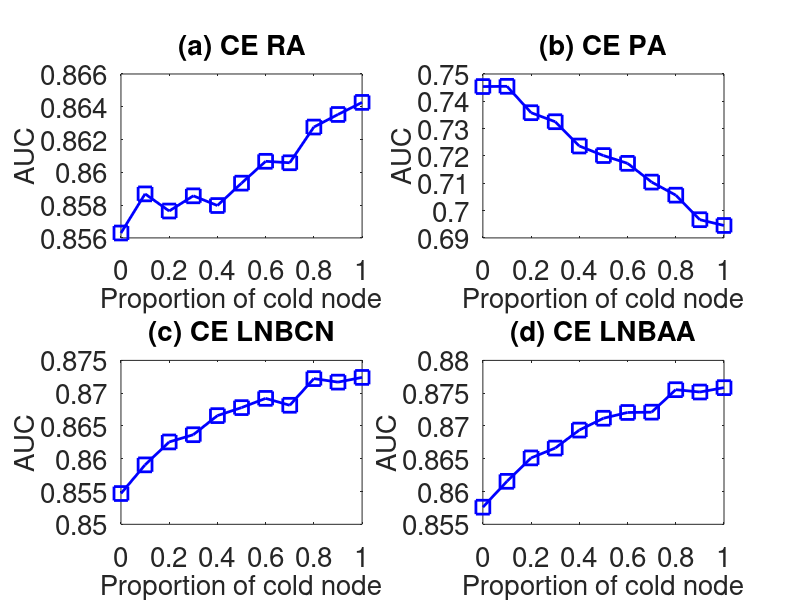

MATLAB code for this plot:
subplot(2,2,1);
x=0:0.1:1;
y=[0.8562989	0.8586854	0.8576399	0.8585668	0.8579742	0.8593403	0.8606728	0.8605835	0.8627624	0.8635297	0.8642665
];
plot(x,y,'-bs','LineWidth',2,'MarkerSize',10);
set(gca,'FontSize',20);
xlabel('Proportion of cold node','fontsize',20);
ylabel('AUC','fontsize',20);
title('(a) CE RA','fontsize',20);

subplot(2,2,2);
x=0:0.1:1;
y=[0.7453967	0.7454871	0.735828	0.7325218	0.7236325	0.7201404	0.7172892	0.7104237	0.7056419	0.6966591	0.6945464
];
plot(x,y,'-bs','LineWidth',2,'MarkerSize',10);
set(gca,'FontSize',20);
xlabel('Proportion of cold node','fontsize',20);
ylabel('AUC','fontsize',20);
title('(b) CE PA','fontsize',20);

subplot(2,2,3);
x=0:0.1:1;
y=[0.8546945	0.8590666	0.86256	0.8636645	0.8665764	0.8677972	0.8692066	0.8681548	0.8722232	0.8716842	0.8724039
];
plot(x,y,'-bs','LineWidth',2,'MarkerSize',10);
set(gca,'FontSize',20);
xlabel('Proportion of cold node','fontsize',20);
ylabel('AUC','fontsize',20);
title('(c) CE LNBCN','fontsize',20);


subplot(2,2,4);
x=0:0.1:1;
y=[0.8576109	0.8615557	0.8651278	0.866624	0.8693729	0.8711757	0.8720563	0.8721033	0.875533	0.8751763	0.8758423
];
plot(x,y,'-bs','LineWidth',2,'MarkerSize',10);
set(gca,'FontSize',20);
xlabel('Proportion of cold node','fontsize',20);
ylabel('AUC','fontsize',20);
title('(d) CE LNBAA','fontsize',20);